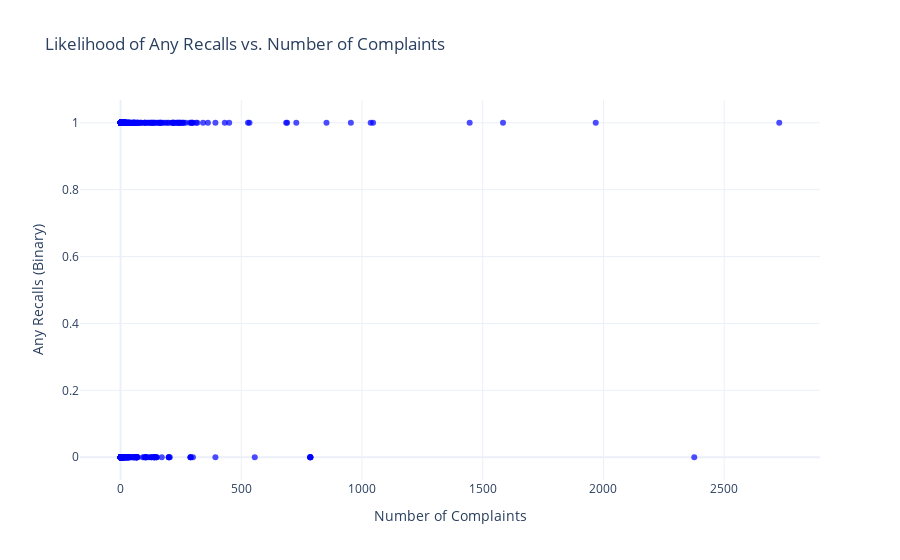

Notebook code cell kept with this figure:
### Code cell
# Aggregate data for complaints
complaints_agg = complaints_df.groupby(['make', 'model']).size().reset_index(name='complaints_count')

# Aggregate data for recalls and create binary recall indicator
recalls_agg = recalls_df.groupby(['make', 'model']).size().reset_index(name='recalls_count')
recalls_agg['any_recalls'] = (recalls_agg['recalls_count'] > 0).astype(int)

# Merge the two datasets, filling missing recall counts with 0
merged_data = pd.merge(complaints_agg, recalls_agg[['make', 'model', 'any_recalls']], on=['make', 'model'], how='left').fillna({'any_recalls': 0})

# Create the scatter plot
fig = go.Figure()

fig.add_trace(go.Scatter(
    x=merged_data['complaints_count'],
    y=merged_data['any_recalls'],
    mode='markers',
    marker=dict(color='blue', opacity=0.7),
    name='Complaints vs Any Recalls'
))

# Update layout
fig.update_layout(
    title="Likelihood of Any Recalls vs. Number of Complaints",
    xaxis_title="Number of Complaints",
    yaxis_title="Any Recalls (Binary)",
    template="plotly_white"
)

# Show the plot
fig.show()

### Figure 1 — Plotly figure (JSON) as saved in the notebook; plotly's stock layout.template omitted (floating-point values rounded to 4 significant figures; data arrays with more than 128 entries replaced by an {"elided": "..."} marker saying what was removed)
{"data": [{"marker": {"color": "blue", "opacity": 0.7}, "mode": "markers", "name": "Complaints vs Any Recalls", "type": "scatter", "x": {"elided": "725 int values"}, "y": {"elided": "725 int values"}}], "layout": {"title": {"text": "Likelihood of Any Recalls vs. Number of Complaints"}, "xaxis": {"title": {"text": "Number of Complaints"}}, "yaxis": {"title": {"text": "Any Recalls (Binary)"}}}}
